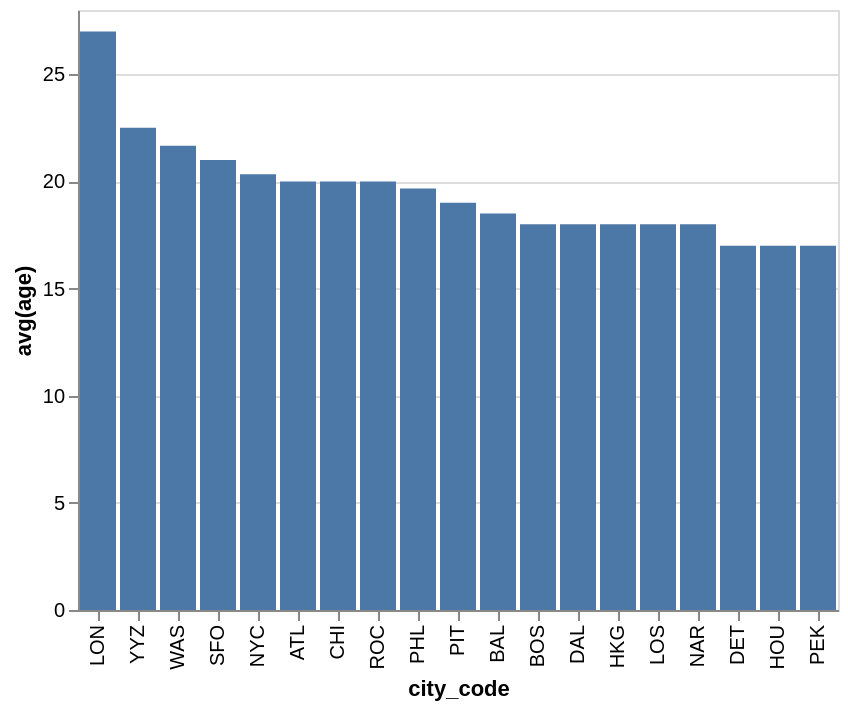

Specify this chart in Vega-Lite:
### Vega-Lite specification from a JSON file in a GitHub repository (floating-point values rounded to 4 significant figures)
{"data": {"values": [{"x_data": "ATL", "y_data": 20}, {"x_data": "BAL", "y_data": 18.5}, {"x_data": "BOS", "y_data": 18}, {"x_data": "CHI", "y_data": 20}, {"x_data": "DAL", "y_data": 18}, {"x_data": "DET", "y_data": 17}, {"x_data": "HKG", "y_data": 18}, {"x_data": "HOU", "y_data": 17}, {"x_data": "LON", "y_data": 27}, {"x_data": "LOS", "y_data": 18}, {"x_data": "NAR", "y_data": 18}, {"x_data": "NYC", "y_data": 20.33}, {"x_data": "PEK", "y_data": 17}, {"x_data": "PHL", "y_data": 19.67}, {"x_data": "PIT", "y_data": 19}, {"x_data": "ROC", "y_data": 20}, {"x_data": "SFO", "y_data": 21}, {"x_data": "WAS", "y_data": 21.67}, {"x_data": "YYZ", "y_data": 22.5}]}, "mark": "bar", "encoding": {"x": {"field": "x_data", "type": "nominal", "title": "city_code", "sort": {"op": "sum", "field": "y_data", "order": "descending"}}, "y": {"field": "y_data", "type": "quantitative", "title": "avg(age)"}}}
